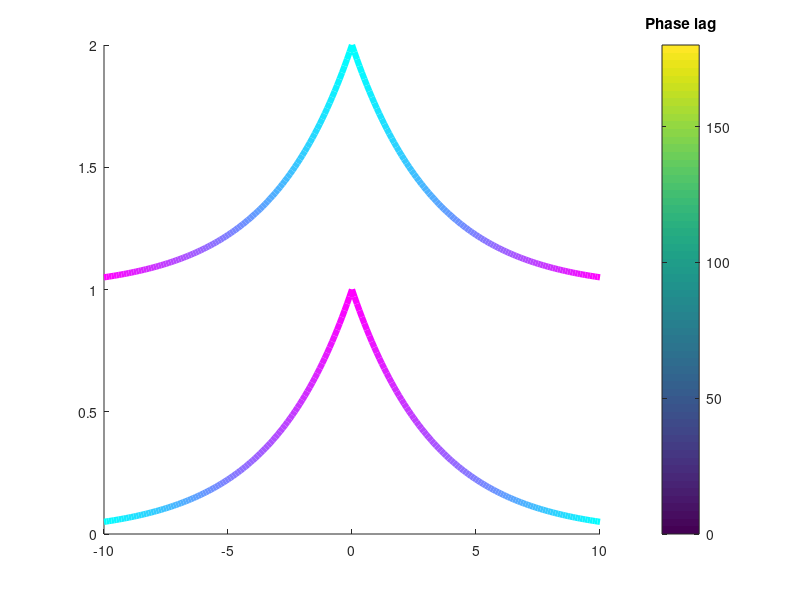

Here is the MATLAB script that generated this plot: (Note: this script raises an error after producing the figure.)
% x = 1 : 100;
% y = 

%% v1
% clf

linewidth = 4.5; % desired linewidth
tau = .3;

x = 0:.1:10; % x data. Assumed to be increasing
y = 1 + exp(-tau*abs(x)); % y data
N = 100; % number of colors. Assumed to be greater than size of x
cmap = cool(N); % colormap, with N colors
xi = x(1)+linspace(0,1,N+1)*x(end); % interpolated x values
yi = interp1(x,y,xi); % interpolated y values
hold on

% N = 50;


for n = 1:N
    plot(xi([n n+1]), yi([n n+1]), 'color', cmap(n,:), 'linewidth', linewidth);
end
hold on 
for n = 1:N
    plot(-xi([n n+1]), yi([n n+1]), 'color', cmap(n,:), 'linewidth', linewidth);
end

% x = 0:.1:10; % x data. Assumed to be increasing
y = exp(-tau*abs(x)); % y data
N = 100; % number of colors. Assumed to be greater than size of x
cmap = cool(N); % colormap, with N colors
% linewidth = 4.5; % desired linewidth
xi = x(1)+linspace(0,1,N+1)*x(end); % interpolated x values
yi = interp1(x,y,xi); % interpolated y values
hold on

% N = 50;

cmapR = flip(cmap);

for n = N:-1:1
    plot(xi([n n+1]), yi([n n+1]), 'color', cmapR(n,:), 'linewidth', linewidth);
end
for n = N:-1:1
    plot(-xi([n n+1]), yi([n n+1]), 'color', cmapR(n,:), 'linewidth', linewidth);
end

% colorbar
cbh = colorbar
caxis([0 180])
th = title(cbh, 'Phase lag');
displaceFigureStuff(th, [NaN -285 NaN])
colormap(gca, 'cool');
set(cbh, 'tickdir','out')
set(cbh, 'xtick', [0 90 180]);
% set(cbh, 'xtick', []);

% ylim([-.1 .7])
axis off

vc.f13.schfs = 7;
vc.f13.schfsArrow = 8;

xline(0, 'k:', 'linewidth', 2.5)
text(0, -.1, 'Center', 'HorizontalAlignment', 'center', 'FontWeight','normal', 'fontsize', vc.f13.schfs)
text(-14.5, 1.8, 'Weak recurrence', 'HorizontalAlignment', 'center', 'FontWeight','normal', 'fontsize', vc.f13.schfs)
text(-14.5, .8, 'Strong recurrence', 'HorizontalAlignment', 'center', 'FontWeight','normal', 'fontsize', vc.f13.schfs)

set(cbh, 'fontsize', vc.f13.schfs)


% x = [.15 .25];
% y = .25 * ones(1,2);
% annotation('textarrow',x,y,'String',' Gradient  ','FontSize',vc.f13.schfsArrow,'Linewidth',2)
% x = [.75 .65];
% annotation('textarrow',x,y,'String','','FontSize',vc.f13.schfsArrow,'Linewidth',2)

% x = flip([.15 .25]);
% y = .67 * ones(1,2);
% annotation('textarrow',x,y,'String','','FontSize',vc.f13.schfsArrow,'Linewidth',2)
% x = flip([.75 .65]);
% annotation('textarrow',x,y,'String','','FontSize',vc.f13.schfsArrow,'Linewidth',2)





